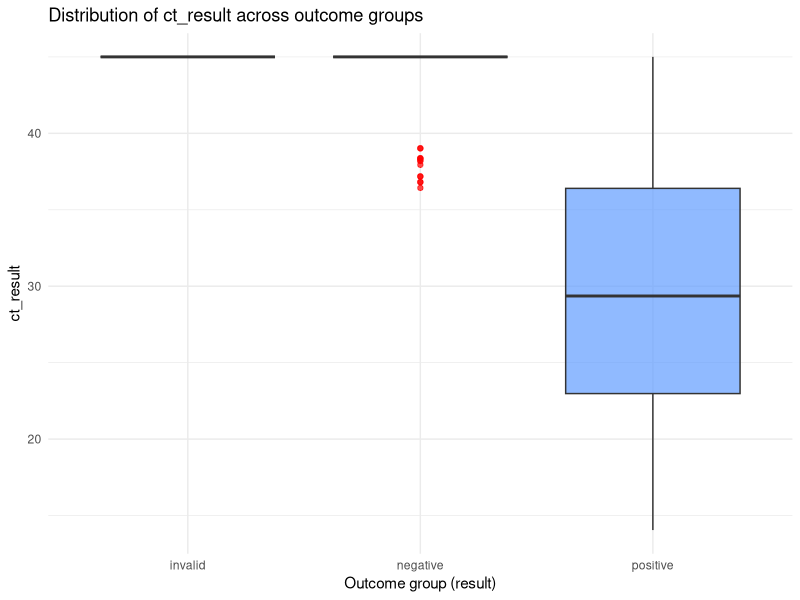
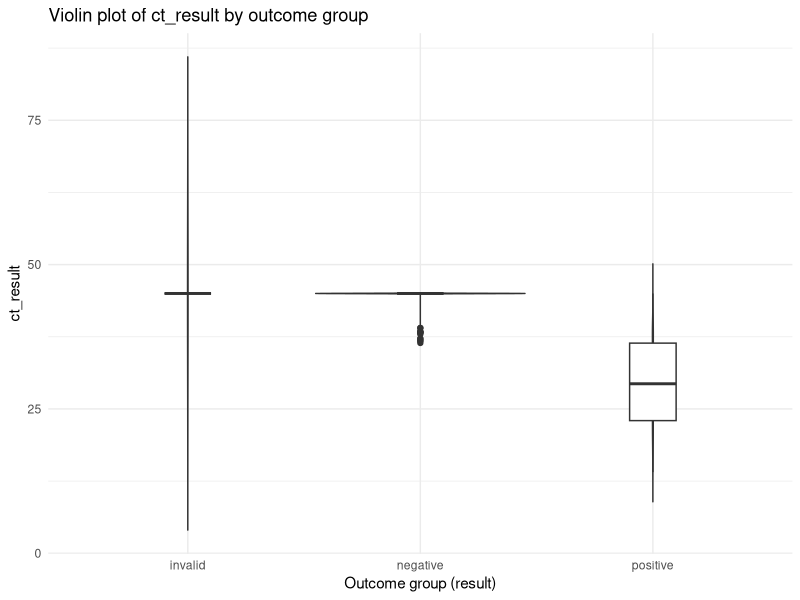
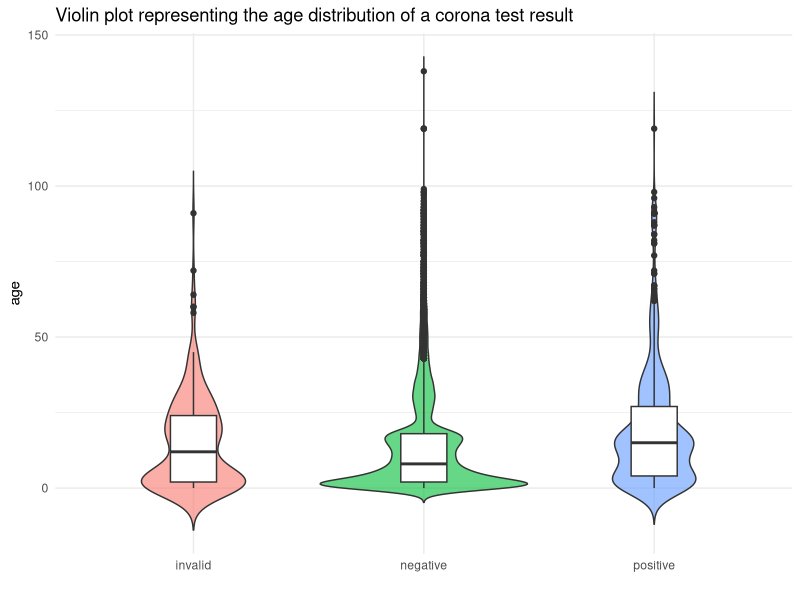

The R script that drew these images, in order:
#Task-5 Group: Data_Freak
#Goal:
#Analyse the dataset and answer the following questions:

#Description of code parts----
##loading libraries----
install.packages("ggridges")
library(tidyverse)
library(here)
library(GGally)
library(ggridges)

##loading post-tidied data set----
data <- read_delim(here("data", "exam_data_tidier_2025-09-09.txt"), delim = " ")

###Pratik----
###Are there more positive tests in the drive-through?----
####Yes, there are more positive tests in the drive-through group both by count (479 versus 381) and proportion (3.1% versus 2.5%)
data %>%
  with(table(result, drive_thru_ind))
data %>%
  with(prop.table(table(result, drive_thru_ind)))

###Fatemeh----
###Is there a difference in the distributions of ct_results between different outcome groups (result)?----
####Boxplot – compare median and spread across groups
####Yes, ct_result values are lower in positive cases and higher in negative ones, with no data for the invalid group.
####The boxplot shows clear differences in ct_result by outcome group: positives have lower, more variable Ct values, while negatives and invalids cluster at higher, consistent levels, reflecting the expected inverse link between target amount and Ct.
ggplot(data, aes(x = result, y = ct_result, fill = result)) +
  geom_boxplot(alpha = 0.7, outlier.color = "red") +
  labs(title = "Distribution of ct_result across outcome groups",
       x = "Outcome group (result)",
       y = "ct_result") +
  theme_minimal() +
  theme(legend.position = "none")

####Violin plot – show full distribution shape
####The violin plot shows that positive outcomes have distinctly lower and more variable Ct values, while negative and invalid groups cluster at higher, more uniform Ct values, indicating significant distribution differences across outcome groups
ggplot(data, aes(x = result, y = ct_result, fill = result)) +
  geom_violin(trim = FALSE, alpha = 0.6) +
  geom_boxplot(width = 0.2, fill = "white") +
  labs(title = "Violin plot of ct_result by outcome group",
       x = "Outcome group (result)",
       y = "ct_result") +
  theme_minimal() +
  theme(legend.position = "none")

###Sebastian----
###Is the age of the individual associated with whether the test result is negative or positive?----
####Yes, in general: the younger the person, the more likely it is for the result to be negative.
####50 % of individuals age 10 or younger have negative results. Second most distribution (ca. 25 %) age 10 - ~23. Median at age 10.
####50 % of individuals age 20 or younger have positive results. Second most distribution (ca. 25 %) age 20 - ~27. Median at age 20.
####Individuals with negative results are approx. 10 years younger than individuals with positive result.
ggplot(data, aes(x = result, y = age, fill = result)) +
  geom_violin(trim = FALSE, alpha = 0.6) +
  geom_boxplot(width = 0.2, fill = "white") +
  labs(title = "Violin plot representing the age distribution of a corona test result",
       x = "",
       y = "age") +
  theme_minimal() +
  theme(legend.position = "none")
